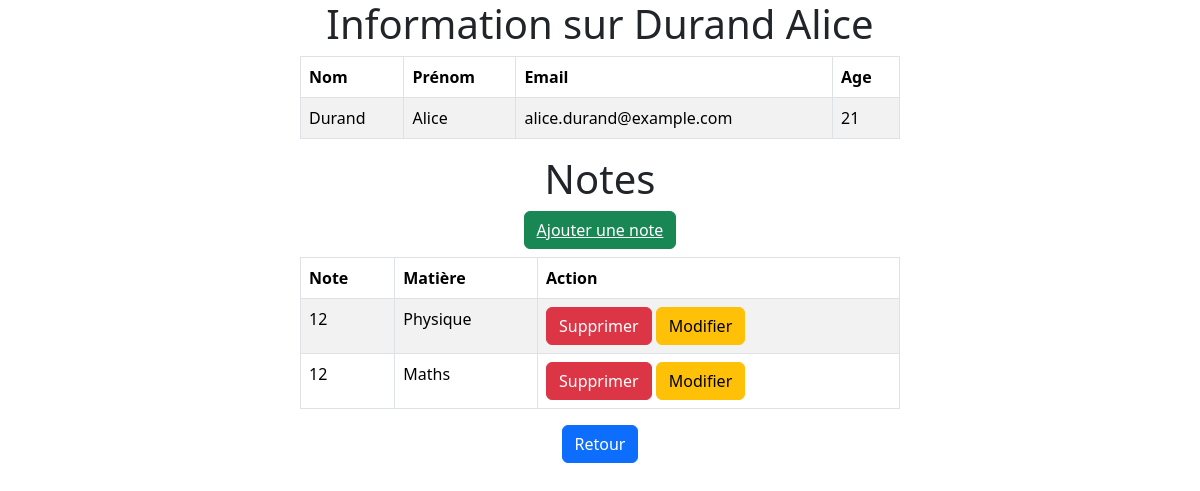
The app's page /student/info/1 with its own data.
### tables this page shows
create table students
(
    id       int auto_increment
        primary key,
    surname  varchar(30)  not null,
    lastname varchar(30)  not null,
    age      int          not null,
    email    varchar(100) not null
);

create table note
(
    id         int auto_increment
        primary key,
    student_id int         not null,
    note       int         not null,
    mat        varchar(30) not null,
    constraint note_ibfk_1
        foreign key (student_id) references students (id)
            on delete cascade,
    check (`note` >= 0 and `note` <= 20)
);

### src/controllers/studentController.php (called while the page is built, shortened)
<?php
class StudentController extends Controller {
    public function info(string $id): void
    {
        $data = $this->student->info($id);
        $notes = $this->note->getNoteByStudentId($id);
        $this->render();
    }
}

### core/kernel.php (called while the page is built, shortened)
<?php
class kernel {
    static private array $url;
    static private object $controller;
    public static function run(): void
    {
        self::$url = Routeur::getPath();
        self::loadController();
    }
    private static function loadController(): void
    {
        self::$controller = new $controllerName();
        self::$url["args"] = array_values(array_filter(self::$url["args"], function ($arg) {
            return !empty($arg);
        }));
        self::$controller->{self::$url["action"]}(...self::$url["args"]);
    }
}

### core/app.php (called while the page is built, shortened)
<?php
Kernel::run();

### core/Model.php (called while the page is built, shortened)
<?php
class Model extends DB
{
    protected array $fields;
    protected array $externalFields;
    protected string $table;
    public function __construct(string $config_name = "default") {
        $this->requester = new Requester($this->table, $this->fields, $this->externalFields, $this->getConn());
    }
}

### src/models/studentModel.php (called while the page is built, shortened)
<?php
class student extends Model {
    protected function __init(): void
    {
        $this->table = "students";
        $this->fields = ["id", "age", "lastname", "firstname", "email"];
        $this->externalFields = ["id"=>"note.student_id"];
    }
    public function info($id): array|false
    {
        $stmt = $this->requester->select([
                "WHERE" => [
                    "students.id" => $id
                ],
            ]);
        $stmt->execute();
        return $stmt->fetch(PDO::FETCH_ASSOC);
    }
}

### core/db.php (called while the page is built, shortened)
<?php
class DB {
    private string $DB_HOST;
    private string $DB_USER;
    private string $DB_PASS;
    private string $DB_PORT;
    private string $DB_NAME;
    private PDO $conn;
    private function connect(): void
    {
        $this->conn = new PDO("mysql:host=" . $this->DB_HOST. ";port=" . $this->DB_PORT . ";dbname=" . $this->DB_NAME, $this->DB_USER, $this->DB_PASS);
        $this->conn->setAttribute(PDO::ATTR_ERRMODE, PDO::ERRMODE_EXCEPTION);
    }
    protected function getConn(): PDO
    {
        return $this->conn;
    }
    private function getConfig(string $config_name): void
    {
        $config = require ROOT . DS . "config.php";
        $this->DB_HOST = $config["database"][$config_name]["host"];
        $this->DB_USER = $config["database"][$config_name]["user"];
        $this->DB_PASS = $config["database"][$config_name]["password"];
        $this->DB_PORT = $config["database"][$config_name]["port"];
        $this->DB_NAME = $config["database"][$config_name]["dbname"];
    }
}

### config.php (called while the page is built)
<?php
return [
    'database' => [
        "default" => [
            'host' => 'localhost',
            'user' => 'test',
            'password' => 'test1234',
            'port' => 3306,
            'dbname' => 'test',
        ]
    ],
];

### core/requester.php (called while the page is built, shortened)
<?php
class Requester
{
    protected string $table;
    protected PDO $pdo;
    public function __construct(string $table, array $fields, array $external_fields, PDO $pdo)
    {
        $this->table = $table;
        $this->pdo = $pdo;
    }
    public function select(array $params): PDOStatement
    {
        $out = "SELECT ";
        if (!isset($params["COLLUM"]) || count($params["COLLUM"]) == 0) {
            $out .= "* ";
        } else  {
            $out .= join(", ", $params["COLLUM"])." ";
        }
        $out .= "FROM ".$this->table;
        $out .= " ";
        $param = [];
        if (isset($params["WHERE"]) && count($params["WHERE"]) > 0) {
            $t = $this->where($params["WHERE"]);
            $param = $t[1];
            $out .= " WHERE ". $t[0];
        }
        return $this->prepare($out, $param);
    }
    private function prepare(string $sql, array $param): PDOStatement
    {
        $stmt = $this->pdo->prepare($sql);
        foreach ($param as $key => $value) {
            foreach ($value as $param_name => $param_value) {
                if (is_array($param_value)) {
                    $stmt->bindValue(":".$param_name, $param_value[0]);
                } else {
                    $stmt->bindValue(":".$param_name, $param_value);
                }
            }
        }
        return $stmt;
    }
    private function where(array $params): array
    {
        $out = "";
        $out_parameter = [];
        foreach ($params as $key => $value) {
            if ($key == "AND" ||  $key == "OR") {
                $out .= "(";
                $t = $this->where($value[0]);
                $out_parameter = array_merge($out_parameter, $t[1]);
                $out .= $t[0] . " " . $key . " ";
                $t = $this->where($value[1]);
                $out_parameter = array_merge($out_parameter, $t[1]);
                $out .= $t[0] . ")";
            }
            elseif ($key == "<" || $key == ">" || $key == "<=" || $key == ">=" || $key == "=" || $key == "!=" || $key == "LIKE") {
                $param_name = $this->get_random_parrams_name();
                $out .= $value[0] . " " . $key . " :".$param_name;
                $out_parameter[] = [
                    $param_name => $value[1]
                ];
            } else {
                $param_name = $this->get_random_parrams_name();
                $out .= $key . " = :".$param_name;
                $out_parameter[] = [
                    $param_name => (is_array($value) ? $value[0] : $value)
                ];
            }
        }
        return [
            $out,
            $out_parameter
        ];
    }
    private function get_random_parrams_name(): string
    {
        $out = "";
        for ($i = 0; $i < 10; $i++) {
            $out .= chr(rand(97, 122));
        }
        return $out;
    }
}

### src/models/noteModel.php (called while the page is built, shortened)
<?php
class note extends Model
{
    protected function __init(): void
    {
        $this->table = "note";
        $this->fields = ["id", "student_id", "note"];
        $this->externalFields = [];
    }
    public function getNoteByStudentId(int $id) {
        $stmt = $this->requester->select([
            "WHERE"=>[
                "student_id"=>$id
            ]
        ]);
        $stmt->execute();
        return $stmt->fetchAll(PDO::FETCH_ASSOC);
    }
}

### src/views/student/info.php (the view, shortened to what this page needs)
<div id="container">
    <h1 class="text-center">Information sur <?= $data['lastname'] ?> <?= $data['surname'] ?></h1>
    <div class="d-flex flex-column align-items-center">
        <table class="table table-striped table-bordered w-50">
            <thead>
                <tr>
                    <th>Nom</th>
                    <th>Prénom</th>
                    <th>Email</th>
                    <th>Age</th>
                </tr>
            </thead>
            <tbody>
                <tr>
                    <td><?= $data['lastname'] ?></td>
                    <td><?= $data['surname'] ?></td>
                    <td><?= $data['email'] ?></td>
                    <td><?= $data['age'] ?></td>
                </tr>
            </tbody>
        </table>
        <h1 class="text-center">Notes</h1>
        <h1 class="btn btn-success">
            <a href="/note/add/<?= $data['id'] ?>" class="text-white">Ajouter une note</a>
        </h1>
        <table class="table table-striped table-bordered w-50">
            <thead>
                <tr>
                    <th>Note</th>
                    <th>Matière</th>
                    <th>Action</th>
                </tr>
            </thead>
            <tbody>
                <?php foreach ($notes as $note): ?>
                    <tr>
                        <td><?= $note['note'] ?></td>
                        <td><?= $note['mat'] ?></td>
                        <td>
                            <a href="/note/delete/<?= $data["id"] ?>/<?= $note['id'] ?>" class="btn btn-danger">Supprimer</a>
                            <a href="/note/edit/<?= $data['id'] ?>/<?= $note["id"] ?>" class="btn btn-warning">Modifier</a>
                        </td>
                    </tr>
                <?php endforeach; ?>
            </tbody>
        </table>
        <a href="/student/index" class="btn btn-primary">Retour</a>
</div>

### src/templates/default.php (style rules this page uses)
body, html { margin: 0; padding: 0; overflow-x: hidden; }

### records on screen
students: lastname "Durand", surname "Alice", email "alice.durand@example.com", age "21"
note: note "12", mat "Physique"
note: note "12", mat "Maths"
